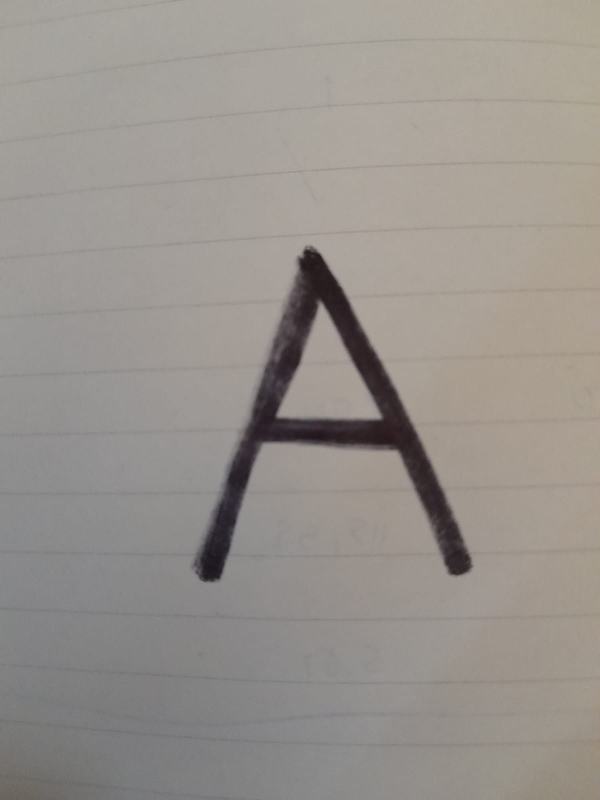
#> input picture test/a-01.jpeg, 1200 x 1600 px (shown at 1/2 size); its folder holds only this picture in this run
$ jupyter execute --allow-errors HandwrittenLetters.ipynb
#> lines starting #> are read from the running program, lines starting #| are printed output that depends on the picture; after the words box and inside, x2 and y2 are one past the last pixel; in counts of white or black regions, pixels touching at a corner belong together
#> further down, img is the input picture: shape (1600, 1200, 3); mean B, G, R 141.4, 146.8, 152
#> `img = cv2.resize(img, (400,440))`:
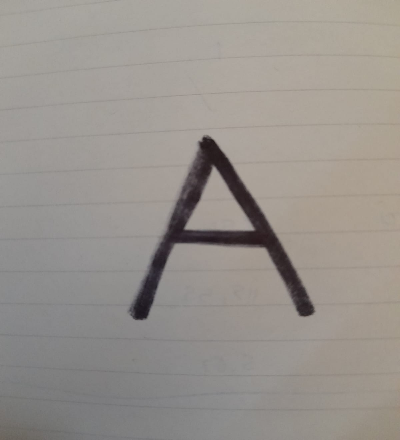
#> img: shape (440, 400, 3); mean R, G, B 152, 146.8, 141.4
#> `_, img_thresh = cv2.threshold(img_gray, 100, 255, cv2.THRESH_BINARY_INV)`:
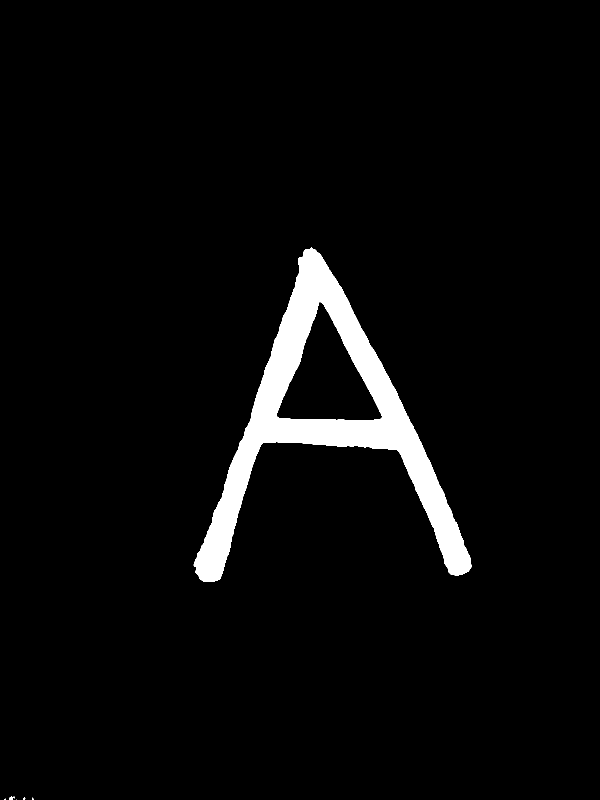
#> img_thresh: shape (1600, 1200) (shown at 1/2 size); 4.1% white; 7 white regions (5 under 20 px), largest, box (x1, y1, x2, y2) and area: (387, 495, 944, 1164) 78704, (18, 1593, 25, 1600) 41
#> `img_final = cv2.resize(img_thresh, (28,28))`:
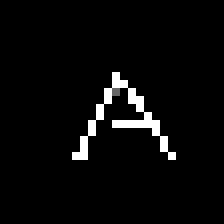
#> img_final: shape (28, 28) (shown 8 times larger); min 0, max 255, mean 9.2
## Handwritten letters

### Importaciones Necesarias para la ejecucion

[cell 1]
import matplotlib.pyplot as plt
import matplotlib.image as mpimg
import cv2
import numpy as np
from keras.models import Sequential
from keras.layers import Dense, Flatten, Conv2D, MaxPool2D, Dropout
from keras.optimizers import SGD, Adam
from keras.callbacks import ReduceLROnPlateau, EarlyStopping
from keras.utils import to_categorical
import pandas as pd
import numpy as np
from sklearn.model_selection import train_test_split
from sklearn.utils import shuffle
import random
import glob

### Leer los datos del Dataset

Tomaremos datos al azar y limitaremos el numero de datos a 65,000 para que no haya perdida de rendimiento.

[cell 2]
n = 372450 # número de datos
s = 62576 # número de datos deseados
skip = sorted(random.sample(range(n),n-s))
#> (the rest of this cell did not finish here and is left out)

### Dividiremos los datos en imagenes y sus respectivos labels

#> (a cell that did not finish here is left out)

### Reshape de los datos

#> (a cell that did not finish here is left out)

[cell 5]
word_dict = {0:'A',1:'B',2:'C',3:'D',4:'E',5:'F',6:'G',7:'H',8:'I',9:'J',10:'K',11:'L',12:'M',13:'N',14:'O',15:'P',16:'Q',17:'R',18:'S',19:'T',20:'U',21:'V',22:'W',23:'X', 24:'Y',25:'Z'}

### Graficamos los caracteres y sus número de elementos

#> (a cell that did not finish here is left out)

### Shuffling de los datos

#> (a cell that did not finish here is left out)

### Reshaping de datos

#> (a cell that did not finish here is left out)

#> (a cell that did not finish here is left out)

### Modelo CNN

#> (a cell that did not finish here is left out)

### Compilación del modelo y fit

#> (a cell that did not finish here is left out)

#> (a cell that did not finish here is left out)

#> (a cell that did not finish here is left out)

### Test de predicción de las muestras

[cell 14]
fig, axes = plt.subplots(3,3, figsize=(8,9))
axes = axes.flatten()
#> (the rest of this cell did not finish here and is left out)

###  Haciendo la predicción con muestras ajenas al dataset

[cell 15]
images = []
pred = []

#> (the rest of this cell did not finish here and is left out)

$ run again, on test/a-02.jpeg
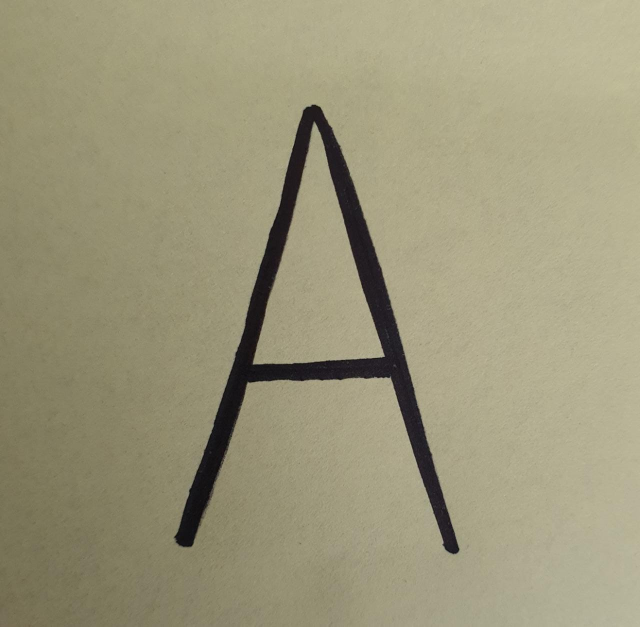
#> input picture test/a-02.jpeg, 1280 x 1253 px (shown at 1/2 size)
#> img is the input picture: shape (1253, 1280, 3); mean B, G, R 122.4, 150.8, 156
#> `_, img_thresh = cv2.threshold(img_gray, 100, 255, cv2.THRESH_BINARY_INV)`:
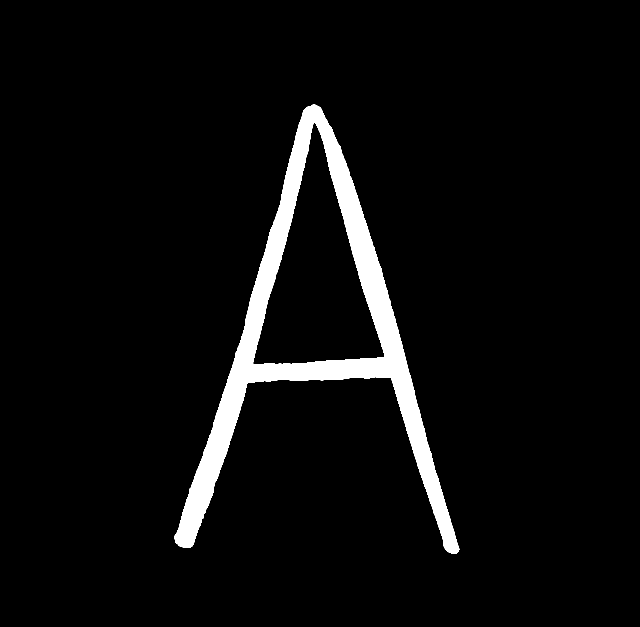
#> img_thresh: shape (1253, 1280) (shown at 1/2 size); 4.8% white; 1 white region, box (x1, y1, x2, y2) and area: (348, 209, 919, 1108) 77627
#> `img_final = cv2.resize(img_thresh, (28,28))`:
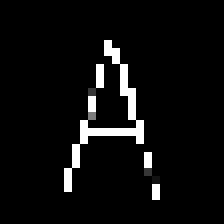
#> img_final: shape (28, 28) (shown 8 times larger); min 0, max 255, mean 13
